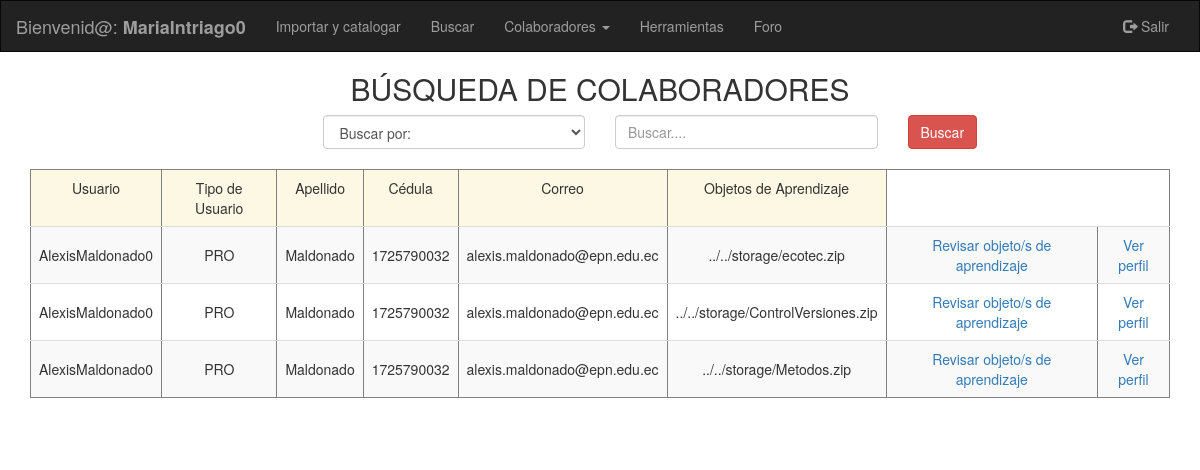
Page /sgoa/aplicacion/modulos_comunes/modulo_colaboradores/buscar_colaborador.php (signed in) on the earlier database version.
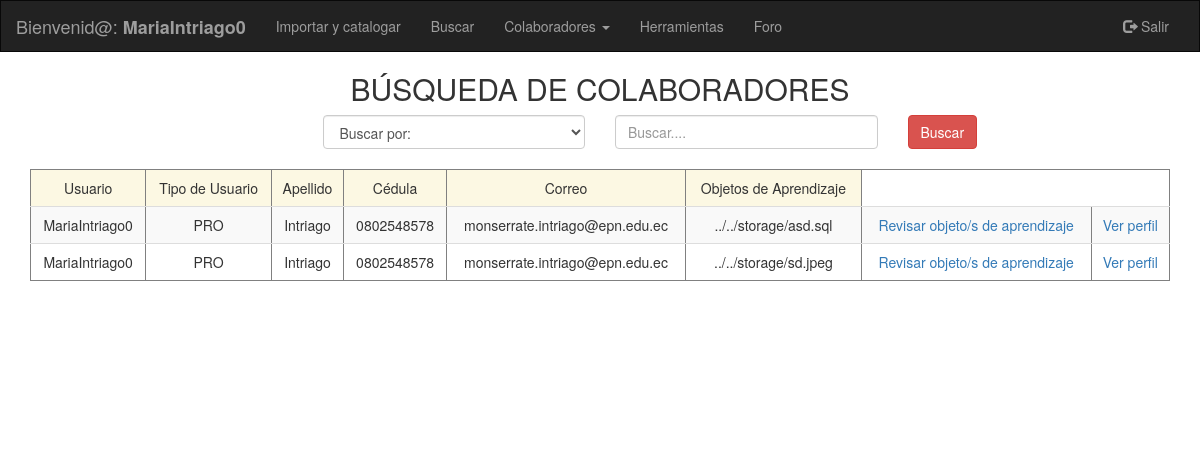
Same page on the later database version.
### tables this page shows
CREATE TABLE `profesor` (
  `idprofesor` int(11) NOT NULL,
  `ci` varchar(10) DEFAULT NULL,
  `nombres` varchar(45) DEFAULT NULL,
  `apellidos` varchar(45) DEFAULT NULL,
  `id_departamento` int(11) DEFAULT NULL,
  `id_facultad` int(11) DEFAULT NULL,
  `mail` varchar(45) DEFAULT NULL,
  `id_usuario` int(11) DEFAULT NULL,
  `fecha_nacimiento` varchar(45) DEFAULT NULL,
  `genero` varchar(1) DEFAULT NULL,
  `ciudad` varchar(10) DEFAULT NULL,
  `domicilio` varchar(60) DEFAULT NULL,
  `celular` varchar(15) DEFAULT NULL,
  `convencional` varchar(15) DEFAULT NULL
);

CREATE TABLE `usuario` (
  `idUsuario` int(11) NOT NULL,
  `usuario` varchar(45) DEFAULT NULL,
  `contrasenia` varchar(45) DEFAULT NULL,
  `tipo_usuario` varchar(3) DEFAULT NULL,
  `activo` varchar(1) DEFAULT NULL,
  `foto` varchar(45) DEFAULT ''
);

CREATE TABLE `objeto_aprendizaje` (
  `idobjeto_aprendizaje` int(11) NOT NULL,
  `nombre` varchar(45) DEFAULT NULL,
  `descripcion` varchar(500) DEFAULT NULL,
  `id_usuario` int(11) DEFAULT NULL,
  `institucion` varchar(45) DEFAULT NULL,
  `fechaCreacion` timestamp NOT NULL DEFAULT CURRENT_TIMESTAMP,
  `palabras_clave` varchar(500) DEFAULT NULL,
  `tamanio` varchar(45) DEFAULT NULL,
  `ruta` varchar(45) DEFAULT NULL,
  `materia` varchar(50) DEFAULT NULL,
  `descarga` int(11) DEFAULT NULL
);

### sgoa/aplicacion/clases_negocio/funciones_oa_profesor.php (called while the page is built, shortened)
<?php
function obtener_tipo_usuario_con_id($id_usuario){
    $conexion = new Conexion();
    $statement = 'select * from usuario where idUsuario=?';
    $consulta = $conexion->prepare($statement);
    $consulta->setFetchMode(PDO::FETCH_ASSOC);
    $consulta->execute([$id_usuario]);
    if ($consulta->rowCount() != 0) {
        $fila = $consulta->fetch();
        $tipo_usuario = $fila['tipo_usuario'];
    }
    if (isset($tipo_usuario)) {
        return $tipo_usuario;
    } else {
        return null;
    }
}
?>

### sgoa/aplicacion/modulos_comunes/modulo_colaboradores/buscar_colaborador.php (the view, shortened to what the changed rows need)
<!DOCTYPE html PUBLIC "-//W3C//DTD XHTML 1.0 Transitional//EN" "http://www.w3.org/TR/xhtml1/DTD/xhtml1-transitional.dtd">
<html xmlns="http://www.w3.org/1999/xhtml" lang="es">
<head>
    <link rel="stylesheet" href="../../../plugins/bootstrap/css/bootstrap.min.css"></link>
</head>
<body>
<!DOCTYPE html PUBLIC "-//W3C//DTD XHTML 1.0 Transitional//EN" "http://www.w3.org/TR/xhtml1/DTD/xhtml1-transitional.dtd">
<html xmlns="http://www.w3.org/1999/xhtml" lang="es">
<head>
    <link rel="stylesheet" href="../../plugins/bootstrap/css/bootstrap.min.css"></link>
</head>
<body>
<div class="container-fluid text-center">
    <div class="row content">
    <div class="col-sm-12 text-center">
                    <h2>BÚSQUEDA DE COLABORADORES</h2>
            <div class="container" >
                <table class="table table-striped" border="1|1" class="table table-bordered" id="tabla">
                    <thead>
                    <tr class="warning">
                        <td>Usuario</td>
                        <td>Tipo de Usuario</td>
                        <td>Apellido</td>
                        <td>Cédula</td>
                        <td>Correo</td>
                        <td>Objetos de Aprendizaje</td>
                    </tr>
                    </thead>
            </div>
<?php
    $idLogin = $_SESSION['id'];
    require '../../clases_negocio/funciones_oa_profesor.php';
    require '../../clases_negocio/funciones_oa_estudiante.php';
    $conexion = new Conexion();
    if(obtener_tipo_usuario_con_id($idLogin) == 'PRO'){
        $statement = "SELECT pro.apellidos, u.usuario,  u.tipo_usuario, pro.ci, pro.mail ,u.idUsuario, OA.ruta FROM profesor AS pro JOIN usuario AS u ON (pro.id_usuario=u.idUsuario) JOIN objeto_aprendizaje AS OA ON OA.id_usuario=u.idUsuario Where pro.id_usuario in ( select id_usuario from objeto_aprendizaje Where idobjeto_aprendizaje > 0)";
    }
     $consulta = $conexion->prepare($statement);
    $consulta->execute();
    while($row = $consulta->fetch()){
        $id = $row['idUsuario'];
        $usuario = $row['usuario'];
        $tipousuario = $row['tipo_usuario'];
        $apellido = $row['apellidos'];
        $cedula = $row['ci'];
        $correo = $row['mail'];
        $Objt = $row['ruta'];
        echo "<tr>";
            echo "<td>$usuario </td>";
            echo "<td>$tipousuario </td>";
            echo "<td>$apellido</td>";
            echo "<td> $cedula</td>";
            echo "<td>$correo</td>";
            echo "<td>$Objt</td>";
            if($tipousuario=='PRO'){
                echo "<td><a href= ../../modulos_profesor/pro_buscar.php>Revisar objeto/s de aprendizaje</a></td>";
            }else{
                echo "<td><a href= ../../modulos_estudiante/est_buscar.php>Revisar objeto/s de aprendizaje</a></td>";
            }
            echo "<td><a href=perfil_colaborador.php?idLogin=".$id.">Ver perfil</a></td>";
        echo "</tr>";
    }
?>
</body>
</html>

Differences in the rows shown:
removed profesor: id_usuario.usuario "AlexisMaldonado0", id_usuario.tipo_usuario "PRO", apellidos "Maldonado", ci "1725790032", mail "alexis.maldonado@epn.edu.ec", objeto_aprendizaje.ruta "../../storage/ecotec.zip", objeto_aprendizaje.ruta "../../storage/ControlVersiones.zip", objeto_aprendizaje.ruta "../../storage/Metodos.zip"
now on this page (row unchanged): profesor: id_usuario.usuario "MariaIntriago0", id_usuario.tipo_usuario "PRO", apellidos "Intriago", ci "0802548578", mail "monserrate.intriago@epn.edu.ec", objeto_aprendizaje.ruta "../../storage/asd.sql", objeto_aprendizaje.ruta "../../storage/sd.jpeg"
